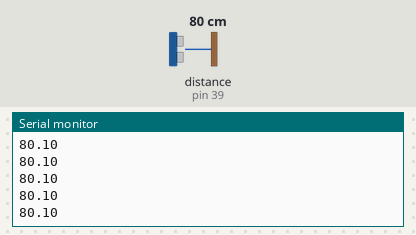
This sketch was run on a simulated Arduino Mega 2560, built with avr-gcc and run on an emulated ATmega2560. Shown: the last lines printed to the serial monitor. Wiring (inferred from the names in the program): ultrasonic range finder: trigger pin 42; echo pin 39. The test bench sets the inputs (shaded band); at power-on: distance to the obstacle (sensor on pin 39) 80 cm. The echo pulse lasts 58.3 µs per cm.

Above: at 1.2 s.
1.3 s: distance to the obstacle (sensor on pin 39) set to 2 cm
At 1.38 s:
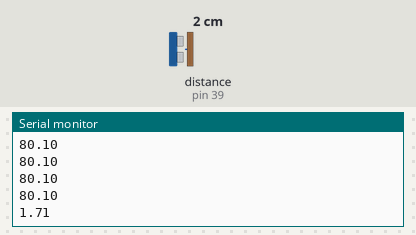
2.8 s: distance to the obstacle (sensor on pin 39) set to 4 cm
At 2.89 s:
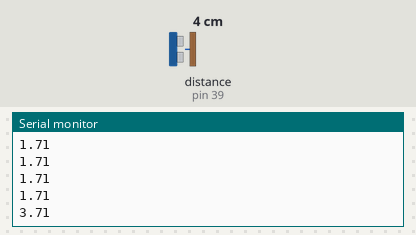
Timing chart, 0 to 5.8 s (numbered marks = the images above; inputs shaded):
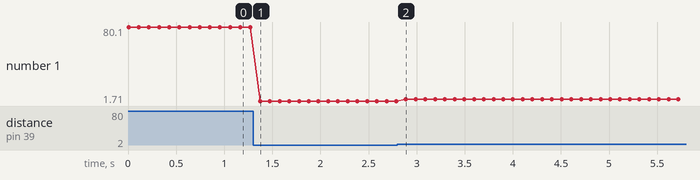

The sketch:

ultrasonic.ino
```cpp
#define ECHOPIN 39        // Pin to receive echo pulse
#define TRIGPIN 42        // Pin to send trigger pulse
#define ALERTPIN 4       // Pin to buzzer
#define GROUNDPIN 38


void setup()
{
  Serial.begin(115200);
  pinMode(ECHOPIN, INPUT);
  pinMode(TRIGPIN, OUTPUT);
//  pinMode(ALERTPIN, OUTPUT);
  pinMode(GROUNDPIN, INPUT);
  digitalWrite(GROUNDPIN, LOW);
}

void loop()
{
  // Start Ranging
  digitalWrite(TRIGPIN, LOW);
  delayMicroseconds(2);
  digitalWrite(TRIGPIN, HIGH);
  delayMicroseconds(10);
  digitalWrite(TRIGPIN, LOW);
  // Compute distance
  float distance = pulseIn(ECHOPIN, HIGH);
  distance= distance/58;
  Serial.println(distance);
  delay(100);
}
```

Measured:
- after the input at 1.3 s, the serial monitor: prints a new line after 0.07 s (image 1)
- after the input at 2.8 s, the serial monitor: prints a new line after 0.09 s (image 2)
- plotted number 1: 80.1 → 1.71 after the input at 1.3 s, 1.71 → 3.71 after the input at 2.8 s
